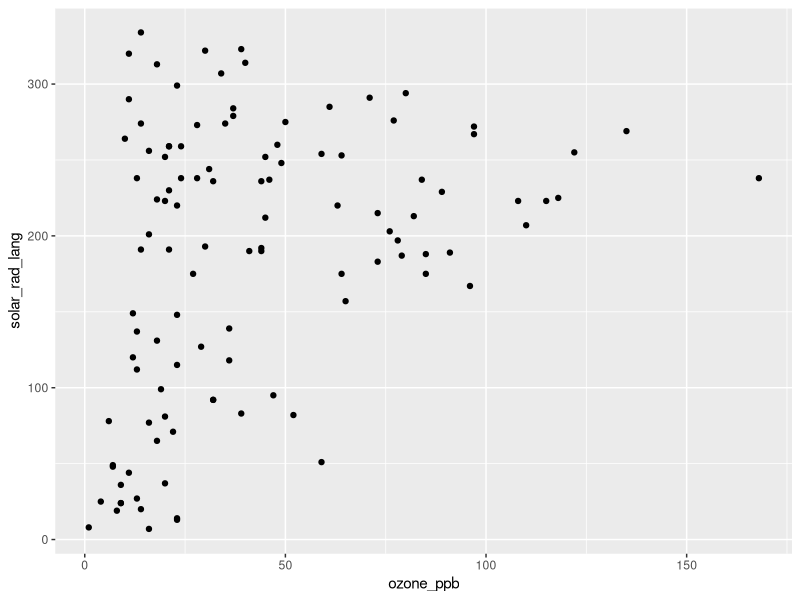
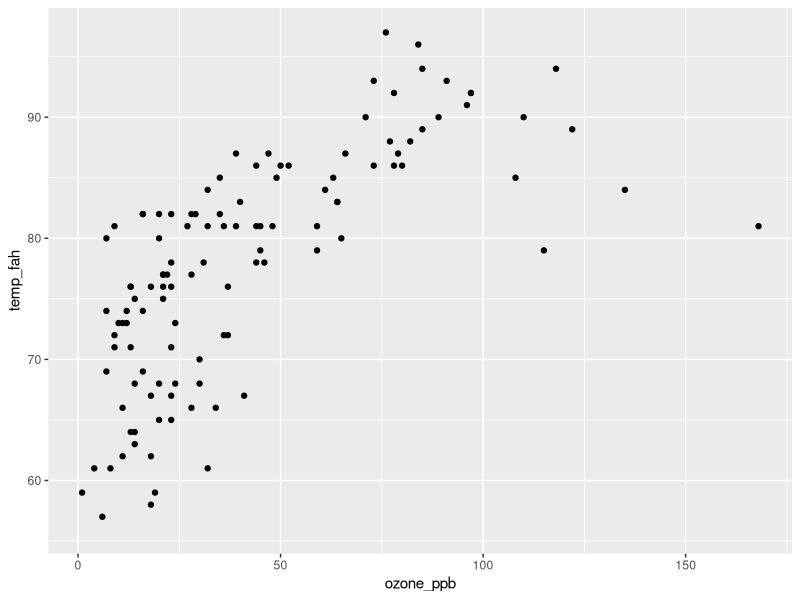

Write R code to recreate these figures, in order.
## ---- chunk 1
knitr::opts_chunk$set(echo = TRUE,
                      dev = "png")
## ---- chunk 2

library(tidyverse)

## ---- chunk 3

tidy_aq <-rename(.data = airquality,
                 ozone_ppb = Ozone,
                 solar_rad_lang = Solar.R,
                 wind_mph = Wind,
                 temp_fah = Temp,
                 month = Month,
                 day = Day)

## ---- chunk 4

ggplot(tidy_aq,
       aes(x = ozone_ppb,
           y = solar_rad_lang)) + 
  geom_point()

## ---- chunk 5

ggplot(tidy_aq,
       aes(x = ozone_ppb,
           y = temp_fah)) + 
  geom_point()

## ---- chunk 6

lm_aq <- lm(ozone_ppb ~ solar_rad_lang + wind_mph + temp_fah,
            data = tidy_aq)

## ---- chunk 7

library(broom)

tidy_lm_aq <- tidy(lm_aq)

tidy_lm_aq
## ---- chunk 8

knitr::kable(tidy_lm_aq,
             digits = 3,
             caption = "Table of results from the linear model")

